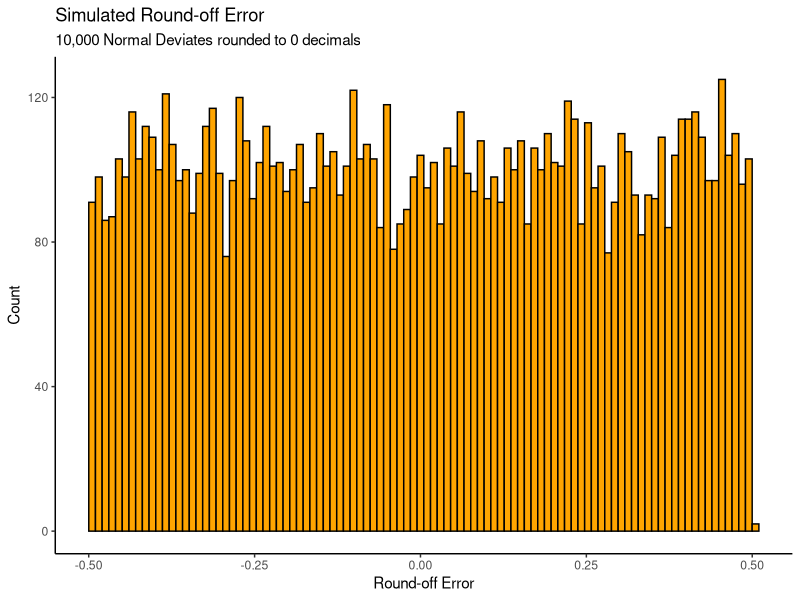
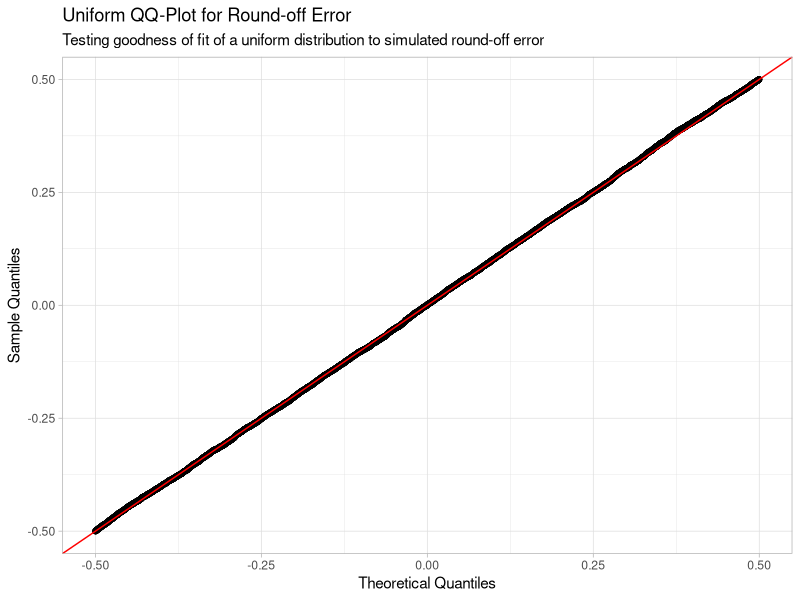
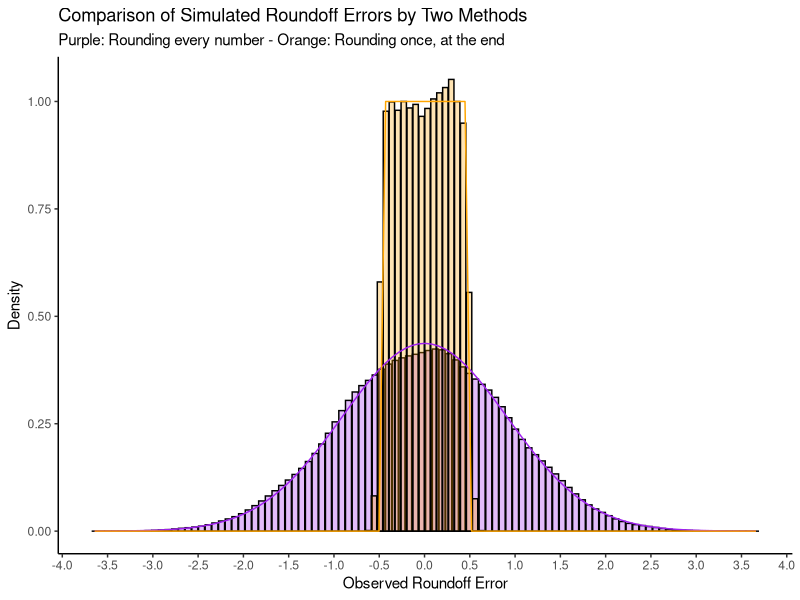

Generate these figures, in order, with R:
## ---- chunk 1
knitr::opts_chunk$set(echo = TRUE)
## ---- chunk 2
# Load the tidyverse packages
suppressMessages({
  suppressWarnings({
    library(tidyverse)
  })
})
## ---- chunk 3
# Generate a bunch of numbers, it doesn't matter from what distribution
x <- rnorm(10000)
# Round them
y <- round(x)
# Compute the roundoff error
u <- x - y
# Histogram
data_frame(x = u) %>%
  ggplot(aes(x = x)) +
  theme_classic() +
  geom_histogram(bins = 100,fill = "orange",colour = "black") +
  labs(title = "Simulated Round-off Error",
       subtitle = "10,000 Normal Deviates rounded to 0 decimals",
       x = "Round-off Error",
       y = "Count")

## ---- chunk 4
data_frame(x = u) %>%
  arrange(x) %>%
  mutate(q = qunif(1:length(u) / (1 + length(u)),min = -0.5,max = 0.5)) %>%
  ggplot(aes(x = q,y = x)) +
  theme_light() +
  geom_point() +
  geom_abline(slope = 1,intercept = 0,colour = "red") +
  labs(title = "Uniform QQ-Plot for Round-off Error",
       subtitle = "Testing goodness of fit of a uniform distribution to simulated round-off error",
       x = "Theoretical Quantiles",
       y = "Sample Quantiles")

## ---- chunk 5
set.seed(4578)
n <- 10
B <- 10000 # number of simulations to do
roundoffs_1 <- numeric(B)
roundoffs_2 <- numeric(B)
for (b in 1:B) {
  # Generate the n random numbers
  x <- rnorm(n)
  # Compute the two roundoff errors
  roundoffs_1[b] <- sum(x - round(x))
  roundoffs_2[b] <- sum(x) - round(sum(x))
}

# Plot them on the same graph
data_frame(round_many_x = density(roundoffs_1,n=100)$x,
           round_many_y = density(roundoffs_1,n=100)$y
           ) %>%
  ggplot() +
  theme_classic() + 
  geom_bar(aes(x = round_many_x,y = round_many_y),stat = "identity",colour = "black",fill = "purple",alpha = 0.3) +
  geom_bar(data = data_frame(round_once_x = density(roundoffs_2,n=20)$x,
                             round_once_y = density(roundoffs_2,n=20)$y),
           mapping = aes(x = round_once_x,y = round_once_y),
           stat = "identity",
           colour = "black",
           fill = "orange",
           alpha = 0.3) +
  stat_function(fun = dnorm,args = list(mean = 0,sd = sqrt(n/12)),colour = "purple") +
  stat_function(fun = dunif,args = list(min = -.5,max = .5),colour = "orange") +
  scale_x_continuous(breaks = seq(-4,4,by = 0.5)) +
  labs(title = "Comparison of Simulated Roundoff Errors by Two Methods",
       subtitle = "Purple: Rounding every number - Orange: Rounding once, at the end",
       x = "Observed Roundoff Error",
       y = "Density")

